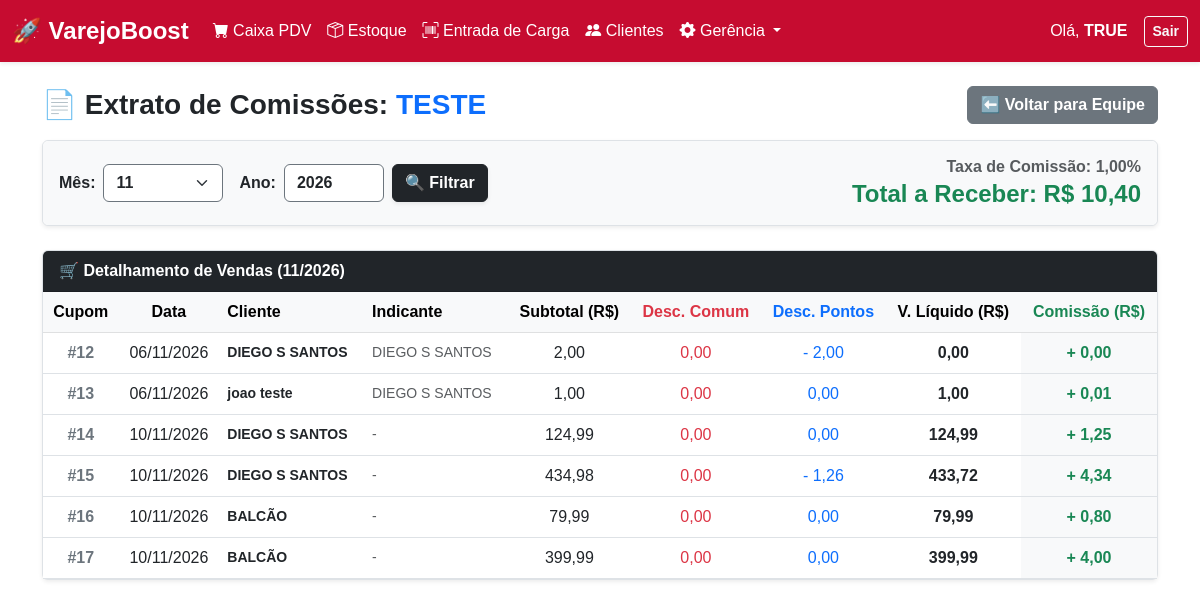
The app's page /gerencia/relatoriospainel/extrato/?vendedor=teste (signed in) with its own data.
### inventario/models/usuarios/usuario_models.py (models this page shows, shortened)
class Usuarios(models.Model):
    login = models.CharField(max_length=100, unique=True)
    senha = models.CharField(max_length=100)
    perfil = models.CharField(max_length=50, default='Colaborador')
    comissao = models.DecimalField(max_digits=5, decimal_places=2, default=0.00)

### inventario/models/clientes/cliente_models.py (models this page shows, shortened)
class Clientes(models.Model):
    nome = models.CharField(max_length=150)
    telefone = models.CharField(max_length=50, blank=True, null=True)
    cpf = models.CharField(max_length=20, blank=True, null=True)
    cep = models.CharField(max_length=20, blank=True, null=True)
    rua = models.CharField(max_length=200, blank=True, null=True)
    numero = models.CharField(max_length=50, blank=True, null=True)
    complemento = models.CharField(max_length=150, blank=True, null=True)
    bairro = models.CharField(max_length=100, blank=True, null=True)
    cidade = models.CharField(max_length=100, blank=True, null=True)
    estado = models.CharField(max_length=2, blank=True, null=True)
    tipo = models.CharField(max_length=50, default="CLIENTE")
    pontos = models.DecimalField(max_digits=10, decimal_places=2, default=0.00)
    class Meta:
        db_table = 'clientes'

### inventario/views/vendas/relatorios_views.py (the view)
# urls.py: path('gerencia/relatoriospainel/extrato/', relatorios_views.tela_extrato_comissoes, name='tela_extrato_comissoes'),
def tela_extrato_comissoes(request):
    if 'usuario_logado' not in request.session:
        return redirect('login')
    login_vendedor = request.GET.get('vendedor')
    if not login_vendedor:
        login_vendedor = request.session.get('usuario_logado')
    if request.session.get('perfil') != 'Administrador':
        if login_vendedor != request.session.get('usuario_logado'):
             messages.error(request, "Acesso Negado. Você só pode visualizar as suas próprias comissões.")
             return redirect('painel_principal')
    mes_filtro = request.GET.get('mes')
    ano_filtro = request.GET.get('ano')
    hoje = timezone.now()
    try:
        mes_atual = int(mes_filtro) if mes_filtro else hoje.month
        ano_atual = int(ano_filtro) if ano_filtro else hoje.year
    except ValueError:
        mes_atual, ano_atual = hoje.month, hoje.year
    vendedor_obj = get_object_or_404(Usuarios, login=login_vendedor)
    vendas_mes = Vendas.objects.filter(
        vendedor=login_vendedor,
        status='VENDA',
        data_venda__year=ano_atual,
        data_venda__month=mes_atual
    ).order_by('data_venda')
    extrato_detalhado = []
    total_comissao_mes = 0.0
    for v in vendas_mes:
        valor_liquido = float(v.valor_total)
        economia_total = float(v.valor_desconto)
        desc_pontos = float(v.valor_desconto_pontos)
        desc_comum = economia_total - desc_pontos
        subtotal = valor_liquido + economia_total
        comissao_gerada = float(v.valor_comissao)
        total_comissao_mes += comissao_gerada
        extrato_detalhado.append({
            'cupom': v.id,
            'data': v.data_venda.strftime("%d/%m/%Y"),
            'cliente': v.cliente.nome if v.cliente else "BALCÃO",
            'indicante': v.indicante.nome if v.indicante else "-",
            'subtotal': subtotal,
            'desc_comum': desc_comum,
            'desc_pontos': desc_pontos,
            'liquido': valor_liquido,
            'comissao': comissao_gerada
        })
    context = {
        'vendedor': vendedor_obj,
        'extrato': extrato_detalhado,
        'mes_filtro': mes_atual,
        'ano_filtro': ano_atual,
        'total_comissao_mes': total_comissao_mes,
        'meses_range': range(1, 13) # Para gerar o <select> do HTML de 1 a 12
    }
    return render(request, 'inventario/extrato_comissoes.html', context)

### inventario/templates/inventario/extrato_comissoes.html (shortened to what this page needs)
{% extends 'inventario/base.html' %}
{% block content %}
<div class="row mb-3">
    <div class="col-12 d-flex justify-content-between align-items-center">
        <h3 class="fw-bold text-dark mb-0">📄 Extrato de Comissões: <span class="text-primary">{{ vendedor.login|upper }}</span></h3>
        <a href="{% url 'tela_colaboradores' %}" class="btn btn-secondary fw-bold">⬅️ Voltar para Equipe</a>
    </div>
</div>
<div class="card shadow-sm border-0 mb-4">
    <div class="card-body bg-light rounded d-flex justify-content-between align-items-center flex-wrap">
        <form method="GET" action="{% url 'tela_extrato_comissoes' %}" class="d-flex align-items-center gap-2">
            <label class="fw-bold mb-0">Mês:</label>
            <select name="mes" class="form-select border-secondary fw-bold" style="width: 120px;">
                {% for m in meses_range %}
                    <option value="{{ m }}" {% if m == mes_filtro %}selected{% endif %}>{{ m|stringformat:"02d" }}</option>
                {% endfor %}
            </select>
            <label class="fw-bold mb-0 ms-2">Ano:</label>
            <input type="number" name="ano" class="form-control border-secondary fw-bold" value="{{ ano_filtro }}" style="width: 100px;">
            <button type="submit" class="btn btn-dark fw-bold shadow-sm">🔍 Filtrar</button>
        </form>
        <div class="text-end mt-3 mt-md-0">
            <h6 class="text-muted fw-bold mb-1">Taxa de Comissão: {{ vendedor.comissao|floatformat:2 }}%</h6>
            <h4 class="fw-bold text-success mb-0">Total a Receber: R$ {{ total_comissao_mes|floatformat:2 }}</h4>
        </div>
    </div>
</div>
<div class="card shadow-sm border-0">
    <div class="card-header bg-dark text-white fw-bold">
        🛒 Detalhamento de Vendas ({% if mes_filtro < 10 %}0{% endif %}{{ mes_filtro }}/{{ ano_filtro }})
    </div>
    <div class="table-responsive" style="max-height: 500px; overflow-y: auto;">
        <table class="table table-hover align-middle text-center mb-0">
            <thead class="table-light sticky-top">
                <tr>
                    <th>Cupom</th>
                    <th>Data</th>
                    <th class="text-start">Cliente</th>
                    <th class="text-start">Indicante</th>
                    <th>Subtotal (R$)</th>
                    <th class="text-danger">Desc. Comum</th>
                    <th class="text-primary">Desc. Pontos</th>
                    <th>V. Líquido (R$)</th>
                    <th class="text-success">Comissão (R$)</th>
                </tr>
            </thead>
            <tbody>
                {% for linha in extrato %}
                <tr>
                    <td class="fw-bold text-secondary">#{{ linha.cupom }}</td>
                    <td>{{ linha.data }}</td>
                    <td class="text-start small fw-bold">{{ linha.cliente }}</td>
                    <td class="text-start small text-muted">{{ linha.indicante }}</td>
                    <td>{{ linha.subtotal|floatformat:2 }}</td>
                    <td class="text-danger">
                        {% if linha.desc_comum > 0 %}- {{ linha.desc_comum|floatformat:2 }}{% else %}0,00{% endif %}
                    </td>
                    <td class="text-primary">
                        {% if linha.desc_pontos > 0 %}- {{ linha.desc_pontos|floatformat:2 }}{% else %}0,00{% endif %}
                    </td>
                    <td class="fw-bold">{{ linha.liquido|floatformat:2 }}</td>
                    <td class="fw-bold text-success bg-light">+ {{ linha.comissao|floatformat:2 }}</td>
                </tr>
                {% empty %}
                <tr>
                    <td colspan="9" class="text-muted p-4">
                        <em>Nenhuma venda registrada para {{ vendedor.login }} neste período.</em>
                    </td>
                </tr>
                {% endfor %}
            </tbody>
        </table>
    </div>
</div>
{% endblock %}

### inventario/templates/inventario/base.html (style rules this page uses)
body { background-color: #FFFFFF; color: #101820; font-family: sans-serif; }
.card { border: 1px solid #dee2e6 !important; }
.table { color: #101820 !important; }

### records on screen
Usuarios: login "TESTE", comissao "1,00"
Clientes: cliente "DIEGO S SANTOS" "DIEGO S SANTOS" "DIEGO S SANTOS", indicante "DIEGO S SANTOS" "DIEGO S SANTOS"
Clientes: cliente "joao teste"

### other values on screen
{{ request.session.usuario_logado|upper }} "TRUE"
{{ total_comissao_mes|floatformat:2 }} "10,40"
{{ mes_filtro }} "11"
{{ ano_filtro }} "2026"
{{ linha.cupom }} "12" "13" "14" "15" "16" "17"
{{ linha.data }} "06/11/2026" "06/11/2026" "10/11/2026" "10/11/2026" "10/11/2026" "10/11/2026"
{{ linha.subtotal|floatformat:2 }} "2,00" "1,00" "124,99" "434,98" "79,99" "399,99"
{{ linha.desc_pontos|floatformat:2 }} "2,00" "1,26"
{{ linha.liquido|floatformat:2 }} "0,00" "1,00" "124,99" "433,72" "79,99" "399,99"
{{ linha.comissao|floatformat:2 }} "0,00" "0,01" "1,25" "4,34" "0,80" "4,00"
{{ linha.indicante }} "-" "-" "-" "-"
{{ linha.cliente }} "BALCÃO" "BALCÃO"
form field mes "11"
